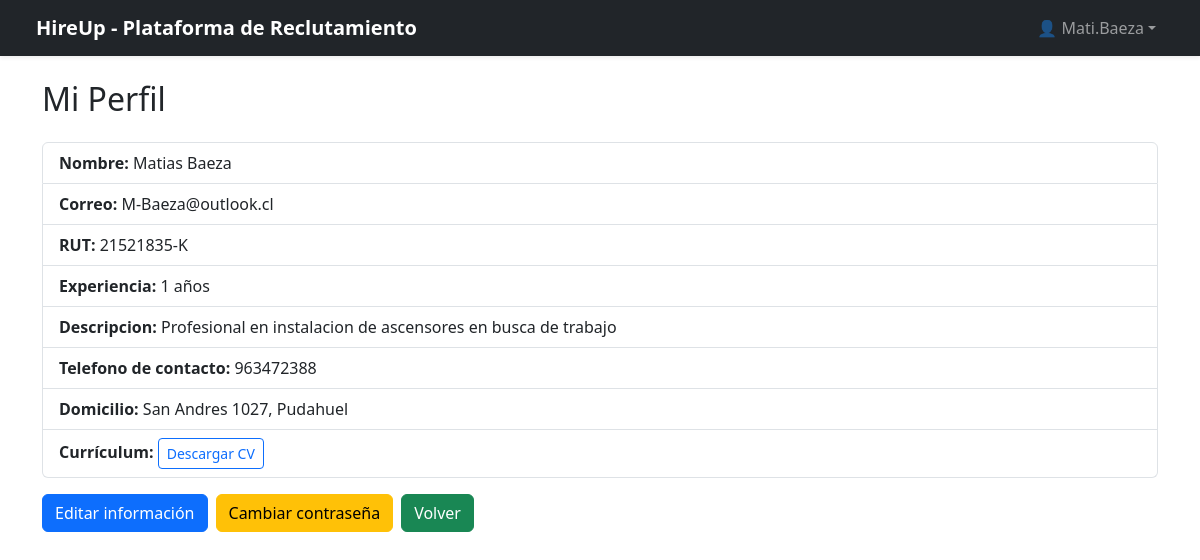
/perfil/ (signed in), run on the app's committed database.
### main/models.py (models this page shows, shortened)
class Usuario(AbstractUser):
    ROLES = [
        ("candidato", "Candidato"),
        ("reclutador", "Reclutador"),
        ("administrador", "Administrador"),
    ]
    username = models.CharField(max_length=50, unique=True)
    email = models.EmailField(unique=True)
    rol = models.CharField(max_length=20, choices=ROLES)
    first_name = None
    last_name = None
    USERNAME_FIELD = "username"
    REQUIRED_FIELDS = ["email", "rol"]

class Candidato(models.Model):
    usuario = models.OneToOneField(settings.AUTH_USER_MODEL, on_delete=models.CASCADE, related_name="perfil_candidato")
    rut = models.CharField("RUT", max_length=12, unique=True)
    nombre = models.CharField(max_length=50)
    apellido = models.CharField(max_length=50)
    experiencia = models.PositiveIntegerField("Años de experiencia", default=0)
    descripcion = models.TextField("Descripcion", blank=True, null=True)
    telefono = models.CharField(max_length=15, blank=True, null=True)
    direccion = models.CharField(max_length=100, blank=True, null=True)
    cv = models.FileField(upload_to="cvs/", null=True, blank=True)

### ofertas_laborales/views.py (the view)
# urls.py: path("perfil/", views.perfil_candidato, name="perfil_candidato"),
@login_required
@role_required("candidato")
def perfil_candidato(request):
    candidato = request.user.perfil_candidato
    usuario = request.user
    if request.method == "POST":
        if 'update_info' in request.POST:
            form = EditarCandidatoForm(request.POST, request.FILES, instance=candidato)
            pass_form = CustomPasswordChangeForm(request.user)
            if form.is_valid():
                form.save()
                nuevo_email = form.cleaned_data.get("email")
                if nuevo_email and nuevo_email != usuario.email:
                    usuario.email = nuevo_email
                    usuario.save()
                messages.success(request, "Perfil actualizado correctamente.")
                return redirect("ofertas_laborales:perfil_candidato")
            else:
                messages.error(request, "Por favor corrige los errores del formulario.")
        elif 'change_password' in request.POST:
            form = EditarCandidatoForm(instance=candidato)
            pass_form = CustomPasswordChangeForm(request.user, request.POST)
            if pass_form.is_valid():
                user = pass_form.save()
                update_session_auth_hash(request, user)
                messages.success(request, "Contraseña cambiada exitosamente.")
                return redirect("ofertas_laborales:perfil_candidato")
            else:
                messages.error(request, "Error al cambiar la contraseña.")
    else:
        initial_data = {'email': usuario.email}
        form = EditarCandidatoForm(instance=candidato, initial=initial_data)
        pass_form = CustomPasswordChangeForm(request.user)
    return render(request, "ofertas_laborales/perfil_candidato.html", {
        "form": form,
        "pass_form": pass_form,
    })

### ofertas_laborales/templates/ofertas_laborales/perfil_candidato.html (shortened to what this page needs)
{% extends "ofertas_laborales/base.html" %}
{% block content %}
<h2 class="mb-4">Mi Perfil</h2>
<div id="perfil-info">
  <ul class="list-group mb-3">
    <li class="list-group-item"><strong>Nombre:</strong> {{ request.user.perfil_candidato.nombre }} {{ request.user.perfil_candidato.apellido }}</li>
    <li class="list-group-item"><strong>Correo:</strong> {{ request.user.email }}</li>
    <li class="list-group-item"><strong>RUT:</strong> {{ request.user.perfil_candidato.rut }}</li>
    <li class="list-group-item"><strong>Experiencia:</strong> {{ request.user.perfil_candidato.experiencia }} años</li>
    <li class="list-group-item"><strong>Descripcion:</strong> {{ request.user.perfil_candidato.descripcion }}</li>
    <li class="list-group-item"><strong>Telefono de contacto:</strong> {{ request.user.perfil_candidato.telefono }}</li>
    <li class="list-group-item"><strong>Domicilio:</strong> {{ request.user.perfil_candidato.direccion }}</li>
    <li class="list-group-item">
        <strong>Currículum:</strong>
        {% if request.user.perfil_candidato.cv %}
            <a href="{{ request.user.perfil_candidato.cv.url }}" class="btn btn-outline-primary btn-sm" download>
                Descargar CV
            </a>
        {% else %}
            <span class="text-muted">No hay archivo</span>
        {% endif %}
    </li>
  </ul>
  <div class="d-flex gap-2">
    <button id="editarBtn" class="btn btn-primary">Editar información</button>
    <button id="passwordBtn" class="btn btn-warning">Cambiar contraseña</button>
    <a class="btn btn-success" href="{% url 'ofertas_laborales:vista_candidato' %}">Volver</a>
  </div>
</div>
{% endblock %}

### ofertas_laborales/templates/ofertas_laborales/base.html (shortened to what this page needs)
{% load static %}
<!DOCTYPE html>
<html lang="es">
<head>
    <link href="https://cdn.jsdelivr.net/npm/bootstrap@5.3.0/dist/css/bootstrap.min.css" rel="stylesheet">
</head>
<body>
<nav class="navbar navbar-expand-lg navbar-dark bg-dark shadow-sm px-4">
    <div class="container-fluid">
        <a class="navbar-brand fw-bold" href="{% url 'ofertas_laborales:vista_candidato' %}">HireUp - Plataforma de Reclutamiento</a>
        <ul class="navbar-nav ms-auto">
            <li class="nav-item dropdown">
                <a class="nav-link dropdown-toggle d-flex align-items-center" href="#" id="userMenu" role="button"
                   data-bs-toggle="dropdown" aria-expanded="false">
                    👤 {{ request.user.username }}
                </a>
            </li>
        </ul>
    </div>
</nav>
<div class="container mt-4">
    {% block content %}
    {% endblock %}
</div>
</body>
</html>

### data on the page
Usuario: user.username "Mati.Baeza", user.perfil_candidato.nombre "Matias", user.perfil_candidato.apellido "Baeza", user.email "M-Baeza@outlook.cl", user.perfil_candidato.rut "21521835-K", user.perfil_candidato.experiencia "1", user.perfil_candidato.descripcion "Profesional en instalacion de ascensores en busca de trabajo", user.perfil_candidato.telefono "963472388", user.perfil_candidato.direccion "San Andres 1027, Pudahuel"
